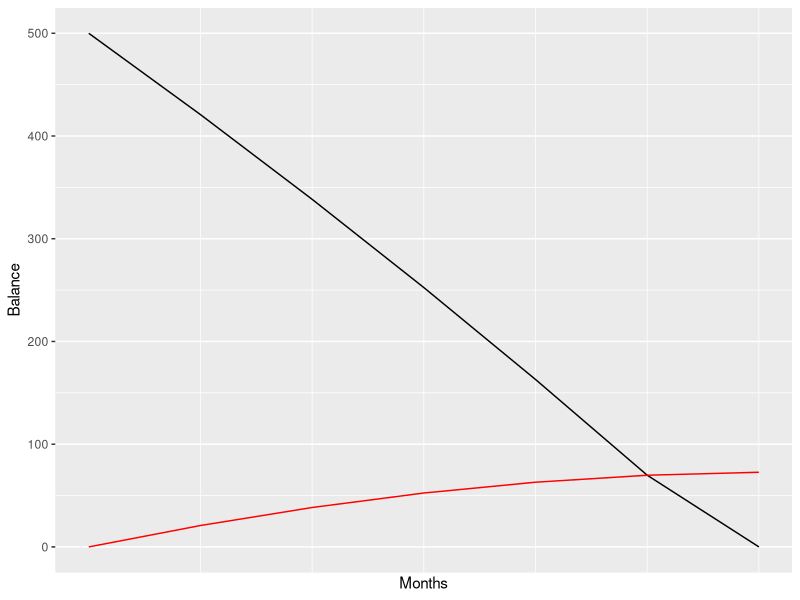

Here is the R script that generated this plot:
library(tidyverse)

# Q1) If you invested $1000 in a mutual fund with an average 8% annual yield, how much would you have in 50 years?


# Q2) How much less would you have if the yield were only 7.5%?


# Q3) What if the yield were 8% but you waited five years before investing your $1000?



# Q4) Imagine you spent $1000 on a terrific holiday with friends and put it on your credit card with a 19.99% APR. How long would it take to pay off if you paid $100 per month? How much would that $1000 trip cost you overall? [Use the Repay function]

# Just copy and paste this function into R
Repay <- function(InitialBalance, APR, MonthlyPayment){
  MPR <- APR/12
  # Starting values
  Time <- 0
  Balance <- InitialBalance
  Interest <- 0

  while(last(Balance) > 0){
    Time[Time+2] <- Time + 1
    Interest[last(Time)+1] <- last(Balance)*MPR
    Balance[last(Time)+1] <- last(Balance) + last(Interest) - MonthlyPayment
  }
  df <- data.frame(Time, Interest, Balance, CumInterest = cumsum(Interest))
  df$Balance[df$Balance < 0] <- 0
  return(df)

}
# Example: call like this:
Balances <- Repay(InitialBalance = 500, APR = 0.5, MonthlyPayment = 100)
Balances
# Example: Plot like this
ggplot(Balances, aes(x=Time, y=Balance)) +
  geom_line() +
  geom_line(aes(y=CumInterest), color = "red") +
  scale_x_continuous("Months", breaks = 12*(1:20), minor_breaks = 1:400)



# Q5) What if you only paid $50 per month? The minimum balance of $25 per month?




# Q6) Why is the black line flatter at first and steeper towards the end (ignoring the last payment)?


# Q7) Imagine you buy a house and takout a 20 year loan for $100,000 at 4.5% APR. How much interest would you have paid in total? [Note, adjust the monthly payment until you get 240 months]


# Q8) What if you were able to reduce the rate to 4.25%? How much money would you save?



